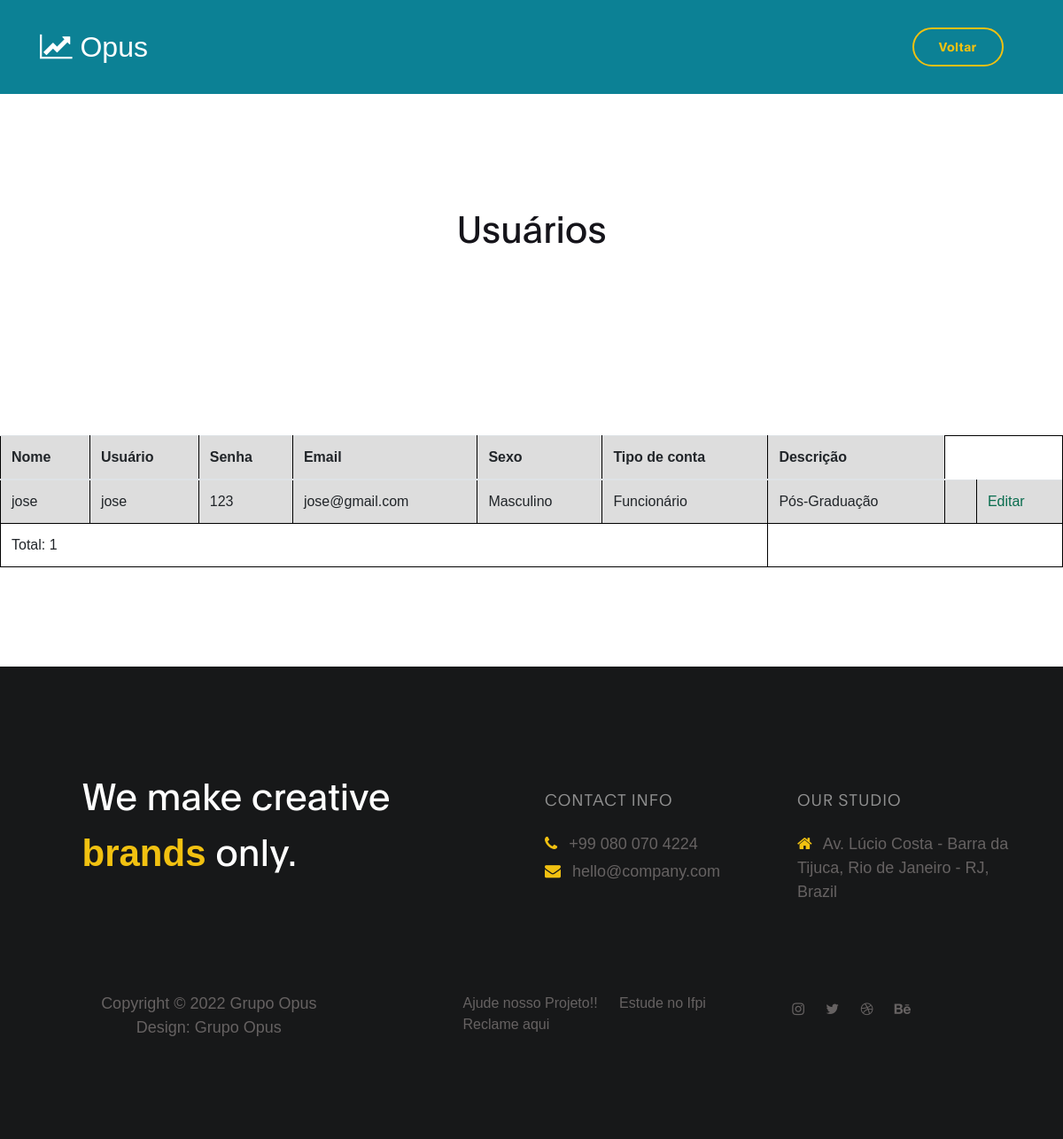
The app's page /backend/candidatos/list_adm.php, older data.
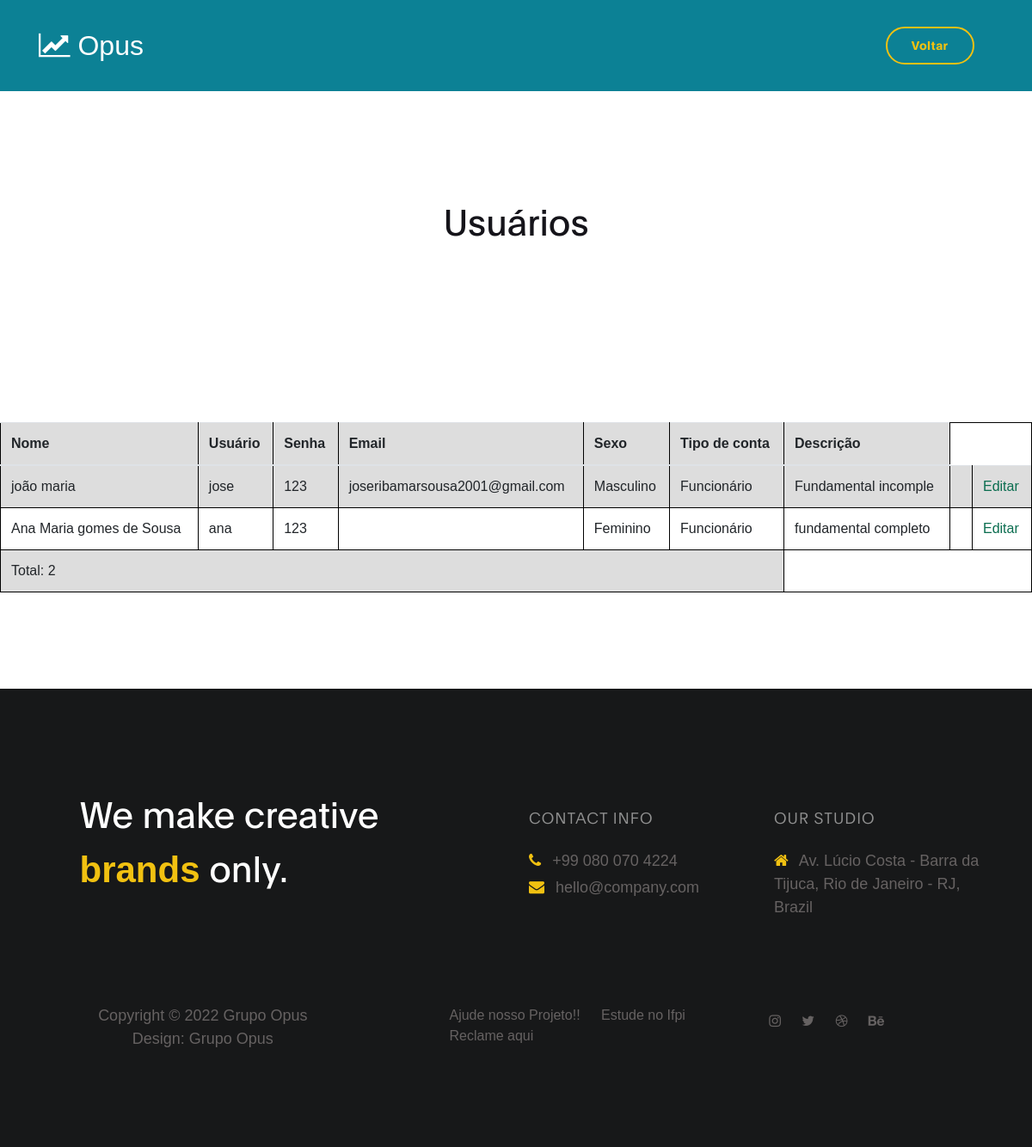
The same page, newer data.
### tables this page shows
CREATE TABLE IF NOT EXISTS `tb_usuarios` (
  `id` int NOT NULL AUTO_INCREMENT,
  `nome` varchar(100) NOT NULL,
  `usuario` varchar(30) NOT NULL,
  `senha` varchar(30) DEFAULT NULL,
  `email` varchar(100) NOT NULL,
  `sexo` varchar(15) NOT NULL,
  `nivel` varchar(15) NOT NULL,
  `escolaridade` varchar(20) NOT NULL,
  `descricao` varchar(1000) NOT NULL,
  PRIMARY KEY (`id`),
  UNIQUE KEY `usuario` (`usuario`),
  UNIQUE KEY `email` (`email`)
);

### backend/candidatos/list_adm.php (the view, shortened to what this page needs)
<?php
include_once('conexao.php');
?>
<!DOCTYPE html>
<html lang="en">
<head>
     <link rel="stylesheet" href="css/bootstrap.min.css">
     <link rel="stylesheet" href="css/font-awesome.min.css">
     <link rel="stylesheet" href="css/aos.css">
     <link rel="stylesheet" href="css/owl.carousel.min.css">
     <link rel="stylesheet" href="css/owl.theme.default.min.css">
     <link rel="stylesheet" href="list.css">
     <link rel="stylesheet" href="css/templatemo-digital-trend.css">
</head>
<body>
    <nav class="navbar navbar-expand-lg position-absolute">
        <div class="container">
          <a class="navbar-brand" href="index.php">
              <i class="fa fa-line-chart"></i>
              Opus
            </a>
                        <div class="collapse navbar-collapse" id="navbarNav">
                <ul class="navbar-nav ml-auto">
                        <a href="principal.php" class="nav-link contact">Voltar</a>
                </ul>
            </div>
        </div>
    </nav>
<center>
 <section class="contact section-padding" >
          <div class="container">
               <div class="row">
                    <div class="col-lg-6 mx-auto col-md-7 col-12 py-5 mt-5 text-center" data-aos="fade-up">
                      <h1 class="mb-4">Usuários <strong>  </strong>
                    </div>
               </div>
          </div>
        </section>
<table rules="all" class="table" >
    <thead>
        <tr>
            <th >Nome</th>
            <th>Usuário</th>
            <th>Senha</th>
            <th>Email</th>
            <th>Sexo</th>
            <th>Tipo de conta</th>
            <th>Descrição</th>
        </tr>
    </thead>
    <tbody>
        <?php
            $sql_consulta=mysqli_query($ligar, "SELECT *FROM tb_usuarios ");
            $Total=mysqli_num_rows($sql_consulta);
            while($dados=mysqli_fetch_array($sql_consulta)){
        ?>
            <tr>
                <td> <?= $dados[1] ?> </td>
                <td> <?= $dados[2] ?> </td>
                <td> <?= $dados[3] ?> </td>
                <td> <?= $dados[4] ?> </td>
                <td> <?= $dados[5] ?> </td>
                <td> <?= $dados[6] ?> </td>
                <td> <?= $dados[7] ?> </td>
                <td> <a  href="eliminar.php?codigo=<?=$dados[0] ?>" id="excluir">Eliminar</td>
                <td> <a  href="editar.php?codigo=<?=$dados[0] ?>"   id="editar">Editar</td>
            </tr>
        <?php
            }
        ?>
    <tr>
        <td colspan="6">
            Total: <?= $Total ?>
        </td>
    </tr>
    </tbody>
</table>
</center>
<br>
<br>
<br>
<br>
    <footer class="site-footer">
      <div class="container">
        <div class="row">
          <div class="col-lg-5 mx-lg-auto col-md-8 col-10">
            <h1 class="text-white" data-aos="fade-up" data-aos-delay="100">We make creative <strong>brands</strong> only.</h1>
          </div>
          <div class="col-lg-3 col-md-6 col-12" data-aos="fade-up" data-aos-delay="200">
            <h4 class="my-4">Contact Info</h4>
            <p class="mb-1">
              <i class="fa fa-phone mr-2 footer-icon"></i>
              +99 080 070 4224
            </p>
            <p>
              <a href="#">
                <i class="fa fa-envelope mr-2 footer-icon"></i>
                hello@company.com
              </a>
            </p>
          </div>
          <div class="col-lg-3 col-md-6 col-12" data-aos="fade-up" data-aos-delay="300">
            <h4 class="my-4">Our Studio</h4>
            <p class="mb-1">
              <i class="fa fa-home mr-2 footer-icon"></i>
              Av. Lúcio Costa - Barra da Tijuca, Rio de Janeiro - RJ, Brazil
            </p>
          </div>
          <div class="col-lg-4 mx-lg-auto text-center col-md-8 col-12" data-aos="fade-up" data-aos-delay="400">
            <p class="copyright-text">Copyright &copy; 2022 Grupo Opus
            <br>
            <a rel="nofollow noopener" href="https://templatemo.com">Design: Grupo Opus</a></p>
          </div>
          <div class="col-lg-4 mx-lg-auto col-md-6 col-12" data-aos="fade-up" data-aos-delay="500">
            <ul class="footer-link">
              <li><a href="#">Ajude nosso Projeto!!</a></li>
              <li><a href="#">Estude no Ifpi</a></li>
              <li><a href="#">Reclame aqui</a></li>
            </ul>
          </div>
          <div class="col-lg-3 mx-lg-auto col-md-6 col-12" data-aos="fade-up" data-aos-delay="600">
            <ul class="social-icon">
              <li><a href="#" class="fa fa-instagram"></a></li>
              <li><a href="#" class="fa fa-twitter"></a></li>
              <li><a href="#" class="fa fa-dribbble"></a></li>
              <li><a href="#" class="fa fa-behance"></a></li>
            </ul>
          </div>
        </div>
      </div>
    </footer>
</body>
</html>

### css/list.css (style rules this page uses)
table, th, td { border: 1px solid black; border-color:collapse; }
th, td { padding: 5px 10px; }
* { font-family: Arial, Helvetica, sans-serif; }
table tr:nth-child(odd) { background-color: #ddd; }
table tr:nth-child(even) { background-color: white; }
#editar { color: rgb(10, 109, 79); }

### css/templatemo-digital-trend.css (style rules this page uses)
:root { --primary-color: #057a8d; --secondary-color: #f1c111; --white-color: #ffffff; --dark-color: #171819; --project-bg: #f0f8ff; --menu-bg: #0c8195; --title-color: #15141a; --gray-color: #909090; --link-color: #404040; --p-color: #666262; --base-font-family: 'Plain-Light', sans-serif; --title-font-family: 'Plain-Regular', sans-serif; --font-bold-family: 'Plain-Bold', sans-serif; --font-weight-bold: bold; --h1-font-size: 42px; --h2-font-size: 32px; --h3-font-size: 24px; --p-font-size: 18px; --base-font-size: 16px; --menu-font-size: 14px; --border-radius-large: 100px; --border-radius-small: 5px; }
body { background: var(--white-color); font-family: var(--base-font-family); }
h1,h2,h3,h4,h5,h6 { font-family: var(--title-font-family); line-height: inherit; }
h1 { color: var(--title-color); font-size: var(--h1-font-size); }
h4 { color: var(--gray-color); font-family: var(--base-font-family); font-size: var(--p-font-size); letter-spacing: 1px; text-transform: uppercase; }
p { color: var(--p-color); font-size: var(--p-font-size); line-height: 1.5em; }
b, strong { letter-spacing: 0; color: var(--secondary-color); }
* { -webkit-box-sizing: border-box; -moz-box-sizing: border-box; box-sizing: border-box; }
*::before, *::after { -webkit-box-sizing: border-box; -moz-box-sizing: border-box; box-sizing: border-box; }
a { color: var(--link-color); font-weight: normal; text-decoration: none; }
.section-padding { padding: 8em 0; }
.navbar { background: var(--menu-bg); z-index: 2; top: 0; right: 0; left: 0; padding: 1.5em; }
.navbar-brand { color: var(--white-color); font-size: var(--h2-font-size); }
.nav-link { color: var(--white-color); font-size: var(--menu-font-size); letter-spacing: 0.4px; margin: 0 1.6em; padding: 0.6em; }
.navbar-expand-lg .navbar-nav .nav-link { padding-right: 0; padding-left: 0; }
.navbar-expand-lg .navbar-nav .nav-link.contact { border: 2px solid var(--secondary-color); border-radius: var(--border-radius-large); color: var(--secondary-color); font-family: var(--font-bold-family); padding: 0.6em 2em 0.8em 2em; }
.site-footer { background: var(--dark-color); padding: 7em 0 6em 0; }
.site-footer a { color: var(--p-color); }
.site-footer a:hover, .footer-icon { color: var(--secondary-color); }
.footer-link li { display: inline-block; list-style: none; margin: 0 10px; }
.copyright-text, .footer-link, .site-footer .social-icon { margin-top: 6em; }
.copyright-text { margin-top: 5.3em; }
.social-icon { position: relative; padding: 0; margin: 4em 0 0 0; }
.social-icon li { display: inline-block; list-style: none; }
.social-icon li a { text-decoration: none; display: inline-block; font-size: var(--base-font-size); margin: 10px; text-align: center; }

Row changes from the older to the newer data that the page shows:
removed tb_usuarios: nome "jose", usuario "jose", senha "123", email "jose@gmail.com", sexo "Masculino", nivel "Funcionário", escolaridade "Pós-Graduação"
added tb_usuarios: nome "joão maria", usuario "jose", senha "123", email "joseribamarsousa2001@gmail.com", sexo "Masculino", nivel "Funcionário", escolaridade "Fundamental incomple"
added tb_usuarios: nome "Ana Maria gomes de Sousa", usuario "ana", senha "123", sexo "Feminino", nivel "Funcionário", escolaridade "fundamental completo"
Text that changed along with them:
$Total: "1" → "2"
